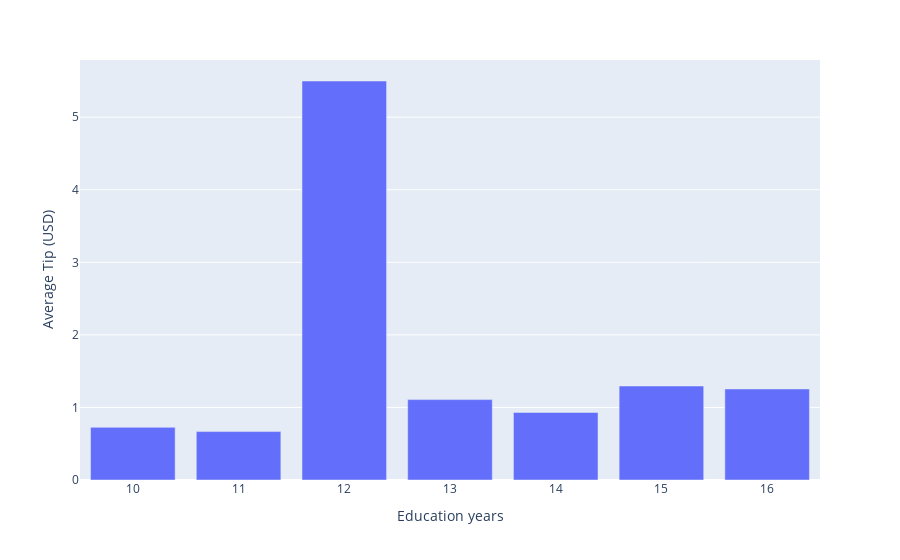

Here is the notebook cell this chart was saved with:
### Markdown cell above
#### Average amount tipped across different neighbourhoods segmented by education

### Code cell
%%local
import plotly.express as px
import plotly.figure_factory as ff
import pandas as pd

tip_per_ed_dict = {
    'Education years': percentage_ed_tip_tab['_1'],
    'Average Tip (USD)': percentage_ed_tip_tab['_2']
}
df = pd.DataFrame.from_dict(tip_per_ed_dict).sort_values(by='Education years')
df
fig = px.bar(df, x='Education years', y='Average Tip (USD)')
fig.show()

### Figure 1 — Plotly figure (JSON) as saved in the notebook; plotly's stock layout.template omitted (floating-point values rounded to 4 significant figures)
{"data": [{"alignmentgroup": "True", "hovertemplate": "Education years=%{x}<br>Average Tip (USD)=%{y}<extra></extra>", "legendgroup": "", "marker": {"color": "#636efa"}, "name": "", "offsetgroup": "", "orientation": "v", "showlegend": false, "textposition": "auto", "type": "bar", "x": [10, 11, 12, 13, 14, 15, 16], "xaxis": "x", "y": [0.7254, 0.6671, 5.498, 1.108, 0.9312, 1.295, 1.254], "yaxis": "y"}], "layout": {"autosize": true, "barmode": "relative", "legend": {"tracegroupgap": 0}, "margin": {"t": 60}, "xaxis": {"anchor": "y", "autorange": true, "domain": [0, 1], "range": [9.5, 16.5], "title": {"text": "Education years"}, "type": "linear"}, "yaxis": {"anchor": "x", "autorange": true, "domain": [0, 1], "range": [0, 5.788], "title": {"text": "Average Tip (USD)"}, "type": "linear"}}}
